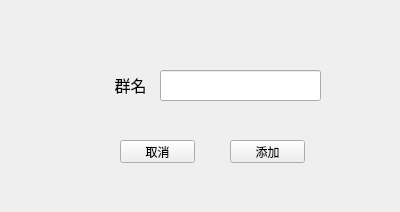
<?xml version="1.0" encoding="UTF-8"?>
<ui version="4.0">
 <class>AddGroup</class>
 <widget class="QWidget" name="AddGroup">
  <property name="geometry">
   <rect>
    <x>0</x>
    <y>0</y>
    <width>400</width>
    <height>212</height>
   </rect>
  </property>
  <property name="windowTitle">
   <string>Form</string>
  </property>
  <widget class="QLabel" name="label">
   <property name="geometry">
    <rect>
     <x>90</x>
     <y>70</y>
     <width>81</width>
     <height>31</height>
    </rect>
   </property>
   <property name="text">
    <string>&lt;html&gt;&lt;head/&gt;&lt;body&gt;&lt;p align=&quot;center&quot;&gt;&lt;span style=&quot; font-size:12pt;&quot;&gt;群名&lt;/span&gt;&lt;/p&gt;&lt;/body&gt;&lt;/html&gt;</string>
   </property>
  </widget>
  <widget class="QLineEdit" name="lineEdit">
   <property name="geometry">
    <rect>
     <x>160</x>
     <y>70</y>
     <width>161</width>
     <height>31</height>
    </rect>
   </property>
  </widget>
  <widget class="QPushButton" name="cancelButton">
   <property name="geometry">
    <rect>
     <x>120</x>
     <y>140</y>
     <width>75</width>
     <height>23</height>
    </rect>
   </property>
   <property name="text">
    <string>取消</string>
   </property>
  </widget>
  <widget class="QPushButton" name="addButton">
   <property name="geometry">
    <rect>
     <x>230</x>
     <y>140</y>
     <width>75</width>
     <height>23</height>
    </rect>
   </property>
   <property name="text">
    <string>添加</string>
   </property>
  </widget>
 </widget>
 <resources/>
 <connections/>
</ui>
